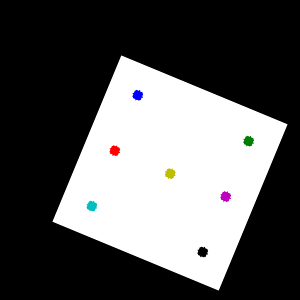
#> input picture APS - VISAO/patterns_transformed.png, 300 x 300 px
$ jupyter execute --allow-errors APS_Visao_Transformacoes.ipynb   (shell and % lines are left out)
#> lines starting #> are read from the running program, lines starting #| are printed output that depends on the picture
# Transformações geométricas - APS de Visão

## Criação da imagem

Vamos gerar uma imagem de entrada com algumas coordenadas conhecidas.  Desta seção você só vai precisar das coordenadas dos pontos na imagem de entrada e na imagem de saída

[cell 1]
import matplotlib.pyplot as plt
import pandas as pd
from matplotlib import colors

import cv2

import numpy as np


sp_x = 30
sp_y = 30
x_blocks = 6
y_blocks = 6

[cell 2]
# Cria uma imagem RGB  em branco
blank = 255*np.ones((sp_x * x_blocks,sp_y*y_blocks,3), np.uint8)
plt.imshow(blank)

[cell 3]
# Coordenadas de entrada de alguns pontos
points = [[1,1],
          [5,1],
          [1,3],
          [3,3],
          [5,3],
          [1,5],
          [5,5]]

[cell 4]
# Cores a usar para os pontos
point_colors = ['r', 'g', 'b', 'c', 'm', 'y', 'k']

## Coordenadas dos pontos na imagem de entrada

Este loop imprime as coordenadas.

As cores dos pontos servem para identificá-los

[cell 5]
sp_x = 30 # x spacing
sp_y = 30 # y spacing
point_size = 5
print("Posição dos pontos: (x_entrada, y_entrada)")

for i in range(len(points)):
    point_color = [int(255*canal) for canal in colors.colorConverter.colors[point_colors[i]]]
    point_position = (sp_x*points[i][0], sp_y*points[i][1])
    print(point_position)
    cv2.circle(blank,point_position, point_size, point_color, -1)
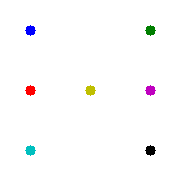
#> blank: shape (180, 180, 3); mean of channels 0, 1, 2 252.1, 251.8, 252.1; drawn as B, G, R

## Imagem de entrada

Tudo o que foi geito até agora teve como única finalidade gerar esta imagem, que será gravada no arquivo `dots_pattern.png` .

[cell 6]
blank = cv2.cvtColor(blank, cv2.COLOR_BGR2RGB)
plt.imshow(blank)

Se precisar abrir a imagem fora deste *notebook*, use o arquivo `dots_pattern.png`

[cell 7]
cv2.imwrite("dots_pattern.png", blank)
#> Out = True

## Padrão de saída

Foi aplicada uma transformação à imagem de entrada, que gerou o seguinte padrão de saída:

[cell 8]
saida = cv2.imread("patterns_transformed.png")
#> saida is the input picture: shape (300, 300, 3); mean B, G, R 90.8, 90.6, 90.8

saida_rgb = cv2.cvtColor(saida, cv2.COLOR_BGR2RGB)

[cell 9]
plt.imshow(saida)

Sabe-se que a imagem de saída é igual a uma combinação de rotações em torno de um ponto arbitrário e  redimensionamentos (escala) da imagem de entrada. Para simplificar, assuma que o redimensionamento é igual nos eixos $x$ e $y$

Cada ponto da imagem de saída está relacionado à sua posição na imagem de entrada pela seguinte transformação:

$$
\begin{pmatrix}
x_{saida} \\
y_{saida} \\
1
\end{pmatrix}
 =
\begin{pmatrix}
   \alpha &\beta &(1-\alpha \cdot center.x - \beta \cdot center.y) \\
   -\beta & \alpha & \beta \cdot center.x + (1 - \alpha \cdot center.y) \\ 0 & 0 & 1
\end{pmatrix} \cdot \begin{pmatrix} x_{entrada} \\ y_{entrada} \\ 1 \end{pmatrix}
$$

Na equação acima:

$\alpha = escala \cdot \cos(\theta)$

$\beta = escala \cdot \sin(\theta) $

$x_{entrada}$ é a posição $x$ de cada pixel na imagem de entrada

$y_{entrada}$ é a posição $y$ de cada pixel na imagem de entrada

$center$ é o centro de rotação

$x_{saída}$ é a coordenada $x$ do pixel na imagem de saída

$y_{saída}$ é a coordenada $y$ do pixel na imagem de saída

Com translação:

$$
\begin{pmatrix}
x_{saida} \\
y_{saida} \\
1
\end{pmatrix}
 =
\begin{pmatrix}
   \alpha &\beta &(1-\alpha \cdot center.x - \beta \cdot center.y) + t_x \\
   -\beta & \alpha & \beta \cdot center.x + (1 - \alpha \cdot center.y) + t_y \\ 0 & 0 & 1
\end{pmatrix} \cdot \begin{pmatrix} x_{entrada} \\ y_{entrada} \\ 1 \end{pmatrix}
$$

# Matrizes de transformação com rotação, translação e escala

O objetivo desta seção é só entender a forma da transformação de saída expressa na equação que fecha a seção anterior.

Uma matriz de translação por uma distância $ [ x_t   y_t ]$ em 2D é:

$$
T = \begin{pmatrix} 1 & 0 & x_t \\
0 & 1 & y_t \\
0 & 0 & 1
\end{pmatrix}
$$

Uma matriz de rotação por um ângulo $\theta$ é:

$$
R = \begin{pmatrix} \cos(\theta) & -\sin(\theta) & 0 \\
\sin(\theta) & \cos(\theta) & 0 \\
0 & 0 & 1
\end{pmatrix}
$$

Uma matriz que aplica um fator de escala  $s$ igual nos eixos $x$ e $y$ é:

$$
S = \begin{pmatrix} s & 0  & 0 \\
0 & s & 0 \\
0 & 0 & 1
\end{pmatrix}
$$

Uma transformação genérica, composta de rotação, escala e transação (nesta ordem) é dada por:

$$
M = T \cdot S \cdot R
$$

Ou seja:
$$
M = \begin{pmatrix} 1 & 0 & x_t \\
0 & 1 & y_t \\
0 & 0 & 1
\end{pmatrix}
\cdot
\begin{pmatrix} s & 0  & 0 \\
0 & s & 0 \\
0 & 0 & 1
\end{pmatrix}
\cdot
\begin{pmatrix} \cos(\theta) & -\sin(\theta) & 0 \\
\sin(\theta) & \cos(\theta) & 0 \\
0 & 0 & 1
\end{pmatrix}
$$

Multiplicando as três matrizes, temos que uma transformação afim composta de rotação, escala e translação é:

$$
M = \begin{pmatrix} s\cdot\cos(\theta) & -s\cdot\sin(\theta) & x_t \\
-s\cdot\sin(\theta) & -s\cdot\cos(\theta) & y_t \\
0 & 0 & 1
\end{pmatrix}
$$

Desta forma, um ponto de entrada representado por $( x_{i}, y_{i} ) $ será transformado num ponto de saída $(x_{saida}, y_{saida})$ quando multiplicado pela matrix $M$

$$
\begin{pmatrix}x_{saida} \\ y_{saida} \end{pmatrix} = \begin{pmatrix} s\cdot\cos(\theta) & -s\cdot\sin(\theta) & x_t \\
-s\cdot\sin(\theta) & -s\cdot\cos(\theta) & y_t \\
0 & 0 & 1
\end{pmatrix} \cdot \begin{pmatrix} x_{i} \\ y_{i} \end{pmatrix}
$$

Teremos, então:

$$
x_{saida} = x_{i} \cdot s \cdot \cos(\theta) - y_{i} \cdot s \cdot \sin(\theta) + x_t $$
e
$$ y_{saida} = - x_{i} \cdot s \cdot \sin(\theta) - y_{i} \cdot s \cdot \cos(\theta) + y_t
$$

Por simplicidade, ao estimar uma transformação, ajuda trabalhar com as seguintes relações:

$\alpha =  s \cdot \cos(\theta)$

e

$\beta = s \cdot \sin(\theta) $

E encarar a matriz da seguinte forma:

$$
\begin{pmatrix}x_{saida} \\ y_{saida} \end{pmatrix} = \begin{pmatrix} \alpha & -\beta & x_t \\
-\beta & -\alpha & y_t \\
0 & 0 & 1
\end{pmatrix} \cdot \begin{pmatrix} x_{i} \\ y_{i} \end{pmatrix}
$$

# APS Visão

Responda (no IPython Notebook):

1. Quantos graus de liberdade (variáveis) determinam a transformação acima?

2. Supondo que a transformação aplicada para transformar a imagem de entrada na imagem do arquivo `patterns_transformed.png` é desconhecida, é possível descobrir qual é esta transformação? Como?

3. Crie uma tabela para os 7 pontos de entrada fornecidos em que constem quais suas posições na imagem de entrada e depois quais suas posições após transformados, na imagem de saída.

4. Considerando o número de variáveis da matriz de transformação fornecida, de quantas correspondências $p_{entrada} \Rightarrow p_{saida}$ você precisa para descobrir qual é a matriz?

5. Por que poderia ser útil usar **mais** correspondências do que a resposta que você deu no item anterior?

6. Expanda a equação da transformação usando os pontos de entrada e saída de sua tabela até ter um sistema sobredeterminado. <font color=red> Reserve pelo menos 1 hora para esta atividade - trabalhoso </font>. Talvez você ache útil aprender a usar um *Computer Algebra System* para fazer isso, por exemplo o Sympy ou o Maxima.

7. A partir do sistema sobredeterminado que você encontrou no item anterior, resolva e estime qual é a transformação que foi usada para converter a imagem de entrada na imagem de saída. Você pode usar o método de *Least Squares* que está presente no *Scipy* ou o *RANSAC* da OpenCV, por exemplo.

8. Aplique a transformação à imagem de entrada e verifique se o resultado que obteve se assemelha à imagem de saída. A função da OpenCV que permite que você faça isso é a *cv2.warpAffine()*

9. Abra a imagem `patterns_transformed.png`  na tela do seu celular e imprima na tela em tempo real a rotação da imagem

## Referências

[Shapiro and Shepard. Computer Vision. Seção 11.2, Capítulo 11](https://courses.cs.washington.edu/courses/cse576/book/ch11.pdf)

[http://docs.opencv.org/3.1.0/da/d6e/tutorial_py_geometric_transformations.html#gsc.tab=0](http://docs.opencv.org/3.1.0/da/d6e/tutorial_py_geometric_transformations.html#gsc.tab=0)

### 1)

A transformação é determinada por 4 graus de liberdade.

### 2)

É possível descobrir qual foi a transformação aplicada a imagem de entrada por meio da manipulação da seguinte
equação de matriz :
$$
\begin{pmatrix}x_{saida} \\ y_{saida} \end{pmatrix} = \begin{pmatrix} \alpha & -\beta & x_t \\
-\beta & -\alpha & y_t \\
0 & 0 & 1
\end{pmatrix} \cdot \begin{pmatrix} x_{i} \\ y_{i} \end{pmatrix}
$$
Contudo, como existem 4 variáveis : s, $\theta , x_{t} , e y_{t}$ ; é necessário ao menos a relação entre 2 pontos de entrada e saida.

### 3)

[cell 10]
#entrada
e0 = (30, 30)
e1 = (150, 30)
e2 = (30, 90)
e3 = (90, 90)
e4 = (150, 90)
e5 = (30, 150)
e6 = (150, 150)

pontos_entrada = [e0,e1,e2,e3,e4,e5,e6]
entrada = pd.Series(pontos_entrada, index=["Vermelho","Verde","Azul","Azul Claro","Roxo","Amarelo","Preto"])

#saida
s0 = (120, 55)
s1 = (140, 95)
s2 = (250, 140)
s3 = (110, 150)
s4 = (170, 175)
s5 = (225, 200)
s6 = (95, 205)

pontos_saida = [s0,s1,s2,s3,s4,s5,s6]
#> (the rest of this cell did not finish here and is left out)

### 4)

É necessário, no mínimo, duas correspondências para descobrir qual é a matriz.

### 5)

Possuir mais correspondências permitiria montar um sistema de equações, o que tornaria mais prático o processo
de encontrar as variáveis.

### 6)

[cell 11]
import numpy as np

a = np.array([[30, -30, 1, 0],
              [-30, -30, 0, 1],
              [90, -90, 1, 0],
              [-90, -90, 0, 1]])

b =  np.array([[140],
               [95],
               [170],
               [174]])

c = np.linalg.solve(a, b)


M = np.float64([[0.40, 0.9, 125],
              [0.90, -0.40, 55.5]])

c = cv2.warpAffine(blank, M, (450,300))
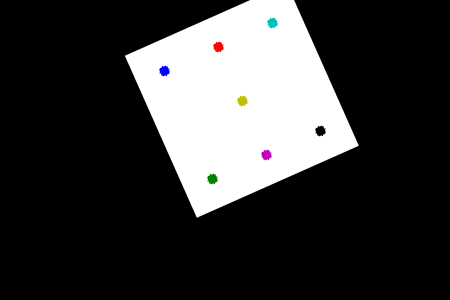
#> c: shape (300, 450, 3); mean R, G, B 58, 57.9, 58

plt.imshow(c)
